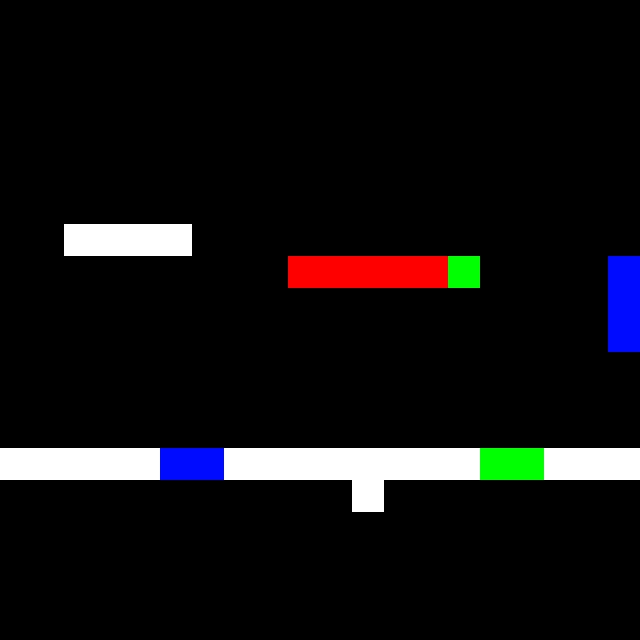

This game map was drawn from its Tiled (.tmx) file and the tilesets committed beside it. A one-line description and the full map source follow:
An orthogonal 20x20 tile map with 32x32 px tiles, 1 tile layer (Kachelebene 1).

<map version="1.0" tiledversion="1.0.1" orientation="orthogonal" renderorder="right-down" width="20" height="20" tilewidth="32" tileheight="32" nextobjectid="1">
 <tileset firstgid="1" source="debug.tsx" />
 <layer name="Kachelebene 1" width="20" height="20">
  <data encoding="csv">
0,0,0,0,0,0,0,0,0,0,0,0,0,0,0,0,0,0,0,0,
0,0,0,0,0,0,0,0,0,0,0,0,0,0,0,0,0,0,0,0,
0,0,0,0,0,0,0,0,0,0,0,0,0,0,0,0,0,0,0,0,
0,0,0,0,0,0,0,0,0,0,0,0,0,0,0,0,0,0,0,0,
0,0,0,0,0,0,0,0,0,0,0,0,0,0,0,0,0,0,0,0,
0,0,0,0,0,0,0,0,0,0,0,0,0,0,0,0,0,0,0,0,
0,0,0,0,0,0,0,0,0,0,0,0,0,0,0,0,0,0,0,0,
0,0,3,3,3,3,0,0,0,0,0,0,0,0,0,0,0,0,0,0,
0,0,0,0,0,0,0,0,0,1,1,1,1,1,4,0,0,0,0,2,
0,0,0,0,0,0,0,0,0,0,0,0,0,0,0,0,0,0,0,2,
0,0,0,0,0,0,0,0,0,0,0,0,0,0,0,0,0,0,0,2,
0,0,0,0,0,0,0,0,0,0,0,0,0,0,0,0,0,0,0,0,
0,0,0,0,0,0,0,0,0,0,0,0,0,0,0,0,0,0,0,0,
0,0,0,0,0,0,0,0,0,0,0,0,0,0,0,0,0,0,0,0,
3,3,3,3,3,2,2,3,3,3,3,3,3,3,3,4,4,3,3,3,
0,0,0,0,0,0,0,0,0,0,0,3,0,0,0,0,0,0,0,0,
0,0,0,0,0,0,0,0,0,0,0,0,0,0,0,0,0,0,0,0,
0,0,0,0,0,0,0,0,0,0,0,0,0,0,0,0,0,0,0,0,
0,0,0,0,0,0,0,0,0,0,0,0,0,0,0,0,0,0,0,0,
0,0,0,0,0,0,0,0,0,0,0,0,0,0,0,0,0,0,0,0
</data>
 </layer>
</map>
